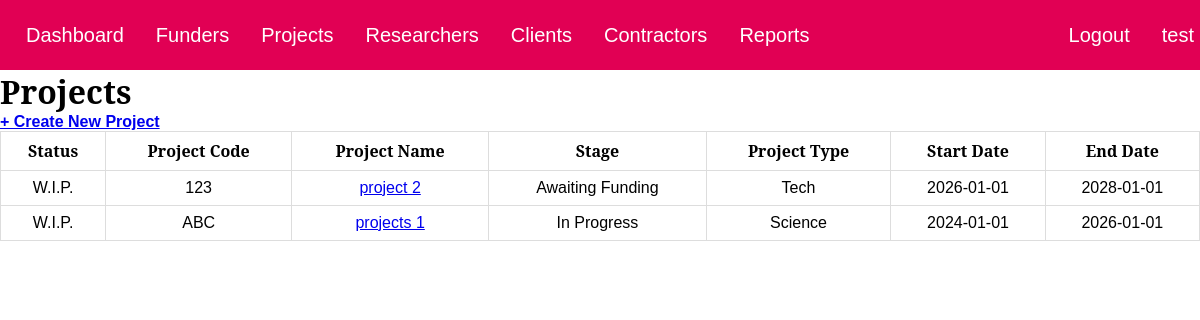
/projectList.php, run on an earlier commit of the app's database.
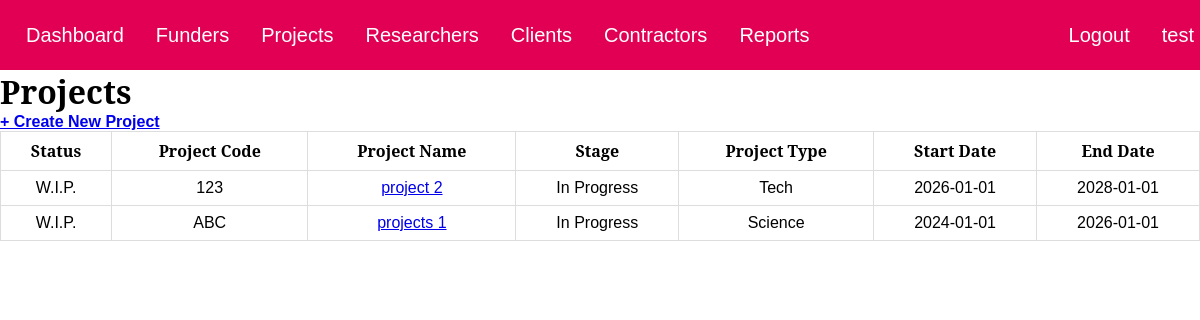
And on a later commit of the database.
### tables this page shows
CREATE TABLE `projects` (
  `project_code` varchar(100) NOT NULL,
  `title` varchar(200) DEFAULT NULL,
  `description` mediumtext DEFAULT NULL,
  `stage` enum('Ideation','Proposal in Progress','Awaiting Funding','In Progress','Completed - Not Signed Off','Completed - Signed Off') DEFAULT NULL,
  `type` varchar(100) DEFAULT NULL,
  `start_date` date DEFAULT NULL,
  `end_date` date DEFAULT NULL,
  `status` enum('Green','Yellow','Red') NOT NULL,
  PRIMARY KEY (`project_code`)
);

### projectList.php (the view, shortened to what this page needs)
<html>
<head>
    <link rel="stylesheet" href="index.css">
</head>
<body onload='displayHeader()'>
  <div class='header' id='header'></div>
<h1>Projects</h1>
<h4><a href="./projectPosting.php">+ Create New Project</a></h4>
<table>
  <tr>
  	<th>Status</th>
    <th>Project Code</th>
    <th>Project Name</th>
    <th>Stage</th>
    <th>Project Type</th>
    <th>Start Date</th>
    <th>End Date</th>
  </tr>
<?php
$sqli = new mysqli('localhost:3306','root','','Research');
$fullquery = "SELECT
              p.project_code,
              p.title,
              p.stage,
              p.type,
              p.start_date,
              p.end_date
              FROM Projects p";
$result = mysqli_query($sqli, $fullquery);
if(mysqli_num_rows($result) !== 0){
  while ($row = mysqli_fetch_array($result)) {
    $projectCode = stripslashes($row['project_code']);
    $title = stripslashes($row['title']);
    $stage = stripslashes($row['stage']);
    $type = stripslashes($row['type']);
    $dateStart = stripslashes($row['start_date']);
    $dateEnd = stripslashes($row['end_date']);
    $entry = "<tr>
                <td>W.I.P.</td>
                <td>".$projectCode."</td>
                <td><a href='projectPage.php?project_code=\"".$projectCode."\"'>".$title."</td>
                <td>".$stage."</td>
                <td>".$type."</td>
                <td>".$dateStart."</td>
                <td>".$dateEnd."</td>
              </tr>";
    echo $entry;
  }
}
?>
</table>
</body>
</html>

### index.css (style rules this page uses)
* { margin: 0; padding: 0; font-family: 'Modern Era', sans-serif; }
html { height: 100%; }
body { min-height: 100%; background-color: white; }
.header { background: #E10054; padding: 10px; min-width: 100%; height: 50px; }

### projectList.php (style rules this page uses)
table { font-family: arial, sans-serif; border-collapse: collapse; width: 100%; }
td, th { border: 1px solid #dddddd; text-align: left; padding: 8px; text-align: center; }
h1, th { font-family: 'Noto Serif'; }

What changed in the data, as far as the page shows it:
changed projects "project 2": stage "Awaiting Funding" → "In Progress"
